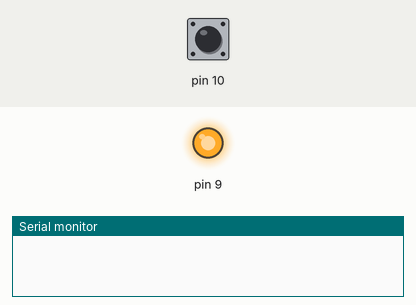
Simulated run of this sketch. Board: Arduino Uno, built with avr-gcc and run on an emulated ATmega328P. Parts: output pins drawn as LEDs (lit = HIGH), the last lines printed to the serial monitor. Inputs (shaded band) come from the test bench; at power-on: pin 10 LOW.

Above: at 0.8 s.
0.9 s: pin 10 driven HIGH
At 1.6 s:
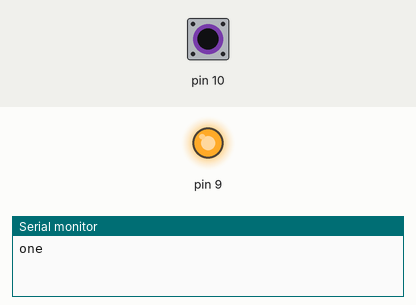
2.4 s: pin 10 pulsed LOW 5 times (0.12 s each, 0.3 s apart)
At 3.1 s:
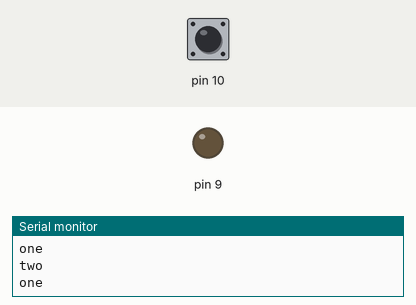
Timing chart, 0 to 11.4 s (numbered marks = the images above; inputs shaded):
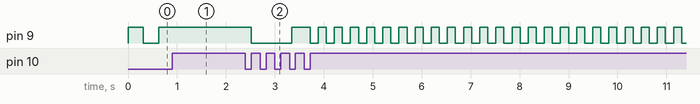

The sketch:

TapTempoRTOS.ino
```cpp
//tapTempo

//A simple code for tap tempo utilisation using FreeRTOS

#include <FreeRTOS.h> //Adds header files for FreeRTOS
#include <task.h>
#include <semphr.h>
#include <queue.h>

//initial variables
int buttonState; //current state of input pin
int lastButtonState=LOW; //previous reading from the input pin
bool waitingForSecondTap=false;

volatile unsigned long newMs=600; //Default Ms, volatile prevents compiler from optimization
unsigned long firstTap=0; //Ms of first tap
unsigned long secondTap=0; //Ms ofs second tap

// the following variables are unsigned longs because the time, measured in
// milliseconds, will quickly become a bigger number than can be stored in an int.
unsigned long lastDebounceTime = 0;  // the last time the output pin was toggled
unsigned long debounceDelay = 30;    // the debounce time; increase if the output flickers

void taskBlink(void *pvParameters); //function prototype for execution, takes arguments of the pointer pvParameters
void taskTap(void *pvParameters);

//Creating handles to be able to be referenced by other tasks

TaskHandle_t Task_Handle1;

void setup() {
  // put your setup code here, to run once:

Serial.begin(9600); //Creates Serial communication

xTaskCreate(taskBlink,"Task1",128,NULL,1,&Task_Handle1);
xTaskCreate(taskTap,"Task2",128,NULL,1,NULL);

//After creating the task, start the scheduler in the void setup using the

vTaskStartScheduler(); //API

}

void loop() {
  // put your main code here, to run repeatedly:
}

void taskBlink(void *pvParameters)
{
  pinMode(9, OUTPUT);
  while(1)
  {
  digitalWrite(9, HIGH);
  vTaskDelay((newMs/2)/portTICK_PERIOD_MS);
  digitalWrite(9, LOW);
  vTaskDelay((newMs/2)/portTICK_PERIOD_MS);
  }
};

void taskTap(void *pvParameters)
{
  pinMode(10, INPUT);
  int reading;

  while(1)
  {
  reading = digitalRead(10);

  // If the switch changed, due to noise or pressing:
  if (reading == HIGH && lastButtonState==LOW) {
    // reset the debouncing timer


   if ((millis() - lastDebounceTime) > debounceDelay) {
    // whatever the reading is at, it's been there for longer than the debounce
    // delay, so take it as the actual current state:
    lastDebounceTime = millis();


    if (!waitingForSecondTap){

    vTaskSuspend(Task_Handle1);

    firstTap=millis(); //gets the current time

    waitingForSecondTap=1;

    Serial.println("one");

    }

    else{

    secondTap=millis(); //gets current time of second tap

    newMs=secondTap-firstTap;

    waitingForSecondTap=false; //reset

    Serial.println("two");

    vTaskResume(Task_Handle1);

    }
   }
  }

  lastButtonState=reading;

 }


vTaskDelay(1 / portTICK_PERIOD_MS);

};
```

Measured:
- after the input at 0.9 s, pin 9: stops changing and stays HIGH
- after the input at 2.4 s, pin 9: goes LOW 0.83 s, HIGH 0.37 s, 23 × (LOW 0.17 s, HIGH 0.17 s), then LOW, starting after 0.12 s
